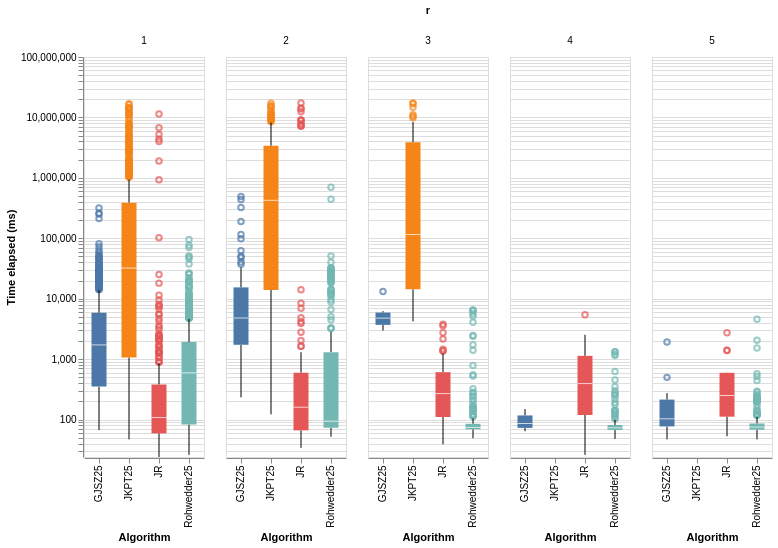
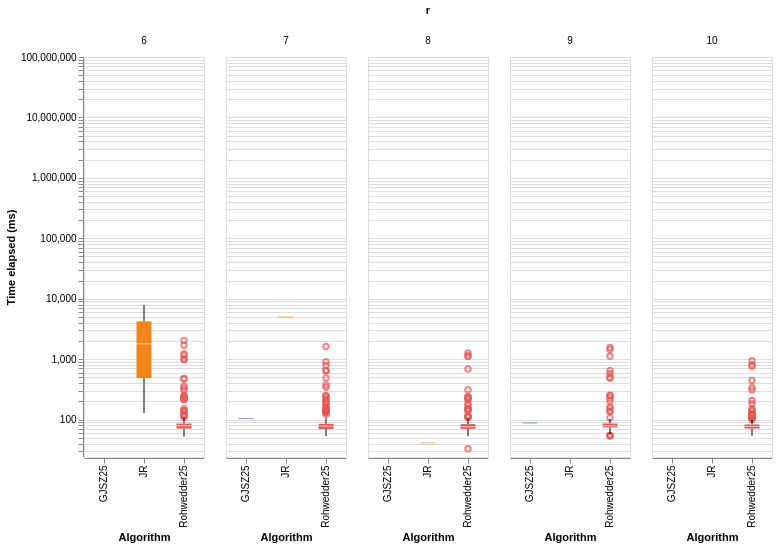

Source (notebook cell) for these figures, in order:
### Markdown cell above
#### All Algorithms compared without grouping (except r)

### Code cell
y_min = df_finished["elapsed"].min()
y_max = 100_000_000

for r_range, filename in [
    ([1, 2, 3, 4, 5], "runtime_by_r_1_5.pdf"),
    ([6, 7, 8, 9, 10], "runtime_by_r_6_10.pdf")
]:

    data = df_finished[df_finished["r"].isin(r_range)]

    chart = (
        alt.Chart(data)
        .mark_boxplot(size=15)
        .encode(
            x=alt.X(
                "algorithm:N",
                title="Algorithm"
            ),
            y=alt.Y(
                "elapsed:Q",
                title="Time elapsed (ms)",
                scale=alt.Scale(
                    type="log",
                    domain=[y_min, y_max]
                )
            ),
            color=alt.Color(
                "algorithm:N",
                legend=None
            ),
            column=alt.Column(
                "r:O",
                title="r"
            )
        )
        .properties(
            width=120,
            height=400
        )
    )

    chart.save(f"{filename}")
    display(chart)

### Figure 1 — Vega specification as saved in the notebook (floating-point values rounded to 4 significant figures; data arrays with more than 128 entries replaced by an {"elided": "..."} marker saying what was removed)
{"$schema": "https://vega.github.io/schema/vega/v6.json", "data": [{"name": "source_0", "values": {"elided": "3973 records"}}, {"name": "column_domain", "values": [{"r": 1, "count": 2395}, {"r": 2, "count": 749}, {"r": 3, "count": 343}, {"r": 4, "count": 233}, {"r": 5, "count": 253}]}, {"name": "data_1"}, {"name": "data_2"}, {"name": "data_3"}, {"name": "data_4"}, {"name": "data_5"}, {"name": "data_6"}, {"name": "data_7"}, {"name": "data_8"}, {"name": "data_2_x_domain_algorithm_0", "values": [{"algorithm": "Rohwedder25"}, {"algorithm": "GJSZ25"}, {"algorithm": "JR"}, {"algorithm": "JKPT25"}]}, {"name": "data_4_x_domain_algorithm_1", "values": [{"algorithm": "Rohwedder25"}, {"algorithm": "GJSZ25"}, {"algorithm": "JR"}, {"algorithm": "JKPT25"}]}, {"name": "data_5_x_domain_algorithm_2", "values": [{"algorithm": "Rohwedder25"}, {"algorithm": "GJSZ25"}, {"algorithm": "JR"}, {"algorithm": "JKPT25"}]}, {"name": "data_7_x_domain_algorithm_3", "values": [{"algorithm": "Rohwedder25"}, {"algorithm": "GJSZ25"}, {"algorithm": "JR"}, {"algorithm": "JKPT25"}]}, {"name": "data_8_x_domain_algorithm_4", "values": [{"algorithm": "Rohwedder25"}, {"algorithm": "GJSZ25"}, {"algorithm": "JR"}, {"algorithm": "JKPT25"}]}, {"name": "data_2_color_domain_algorithm_0", "values": [{"algorithm": "Rohwedder25"}, {"algorithm": "GJSZ25"}, {"algorithm": "JR"}, {"algorithm": "JKPT25"}]}, {"name": "data_7_color_domain_algorithm_1", "values": [{"algorithm": "Rohwedder25"}, {"algorithm": "GJSZ25"}, {"algorithm": "JR"}, {"algorithm": "JKPT25"}]}, {"name": "data_8_color_domain_algorithm_2", "values": [{"algorithm": "Rohwedder25"}, {"algorithm": "GJSZ25"}, {"algorithm": "JR"}, {"algorithm": "JKPT25"}]}], "signals": [{"name": "child_width", "value": 120}, {"name": "child_height", "value": 400}], "marks": [{"type": "group", "name": "column-title", "title": {"text": "r", "style": "guide-title", "offset": 10}, "role": "column-title"}, {"type": "group", "name": "row_header", "encode": {"update": {"height": {"signal": "child_height"}}}, "axes": [{"scale": "y", "zindex": 0, "grid": false, "title": "Time elapsed (ms)", "orient": "left", "labelOverlap": "greedy"}], "role": "row-header"}, {"type": "group", "name": "column_header", "from": {"data": "column_domain"}, "sort": {"field": "datum[\"r\"]", "order": "ascending"}, "encode": {"update": {"width": {"signal": "child_width"}}}, "title": {"text": {"signal": "isValid(parent[\"r\"]) ? parent[\"r\"] : \"\"+parent[\"r\"]"}, "style": "guide-label", "frame": "group", "offset": 10}, "role": "column-header"}, {"type": "group", "name": "column_footer", "from": {"data": "column_domain"}, "sort": {"field": "datum[\"r\"]", "order": "ascending"}, "encode": {"update": {"width": {"signal": "child_width"}}}, "axes": [{"scale": "x", "zindex": 0, "labelAngle": 270, "labelAlign": "right", "orient": "bottom", "title": "Algorithm", "grid": false, "labelBaseline": "middle"}], "role": "column-footer"}, {"type": "group", "name": "cell", "from": {"facet": {"data": "source_0", "name": "facet", "groupby": ["r"]}}, "sort": {"field": ["datum[\"r\"]"], "order": ["ascending"]}, "encode": {"update": {"width": {"signal": "child_width"}, "height": {"signal": "child_height"}}}, "data": [{"name": "data_0", "source": "facet", "transform": [{"type": "joinaggregate", "groupby": ["algorithm", "algorithm"], "fields": ["elapsed", "elapsed"], "ops": ["q1", "q3"], "as": ["lower_box_elapsed", "upper_box_elapsed"]}, {"type": "project", "fields": ["algorithm", "elapsed", "lower_box_elapsed", "upper_box_elapsed"]}]}, {"name": "data_1", "source": "data_0", "transform": [{"type": "filter", "expr": "(datum['elapsed'] < datum['lower_box_elapsed'] - 1.5 * (datum['upper_box_elapsed'] - datum['lower_box_elapsed'])) || (datum['elapsed'] > datum['upper_box_elapsed'] + 1.5 * (datum['upper_box_elapsed'] - datum['lower_box_elapsed']))"}, {"type": "filter", "expr": "isValid(datum[\"elapsed\"]) && isFinite(+datum[\"elapsed\"])"}, {"type": "project", "fields": ["algorithm", "elapsed"]}]}, {"name": "data_2", "source": "data_0", "transform": [{"type": "filter", "expr": "(datum['lower_box_elapsed'] - 1.5 * (datum['upper_box_elapsed'] - datum['lower_box_elapsed']) <= datum['elapsed']) && (datum['elapsed'] <= datum['upper_box_elapsed'] + 1.5 * (datum['upper_box_elapsed'] - datum['lower_box_elapsed']))"}, {"type": "aggregate", "groupby": ["algorithm"], "fields": ["elapsed", "elapsed", "lower_box_elapsed", "upper_box_elapsed"], "ops": ["min", "max", "min", "max"], "as": ["lower_whisker_elapsed", "upper_whisker_elapsed", "lower_box_elapsed", "upper_box_elapsed"]}, {"type": "project", "fields": ["algorithm", "lower_box_elapsed", "lower_whisker_elapsed", "upper_box_elapsed", "upper_whisker_elapsed"]}]}, {"name": "data_3", "source": "data_2", "transform": [{"type": "filter", "expr": "isValid(datum[\"lower_whisker_elapsed\"]) && isFinite(+datum[\"lower_whisker_elapsed\"])"}, {"type": "project", "fields": ["algorithm", "lower_box_elapsed", "lower_whisker_elapsed", "upper_whisker_elapsed"]}]}, {"name": "data_4", "source": "data_2", "transform": [{"type": "filter", "expr": "isValid(datum[\"upper_box_elapsed\"]) && isFinite(+datum[\"upper_box_elapsed\"])"}, {"type": "project", "fields": ["algorithm", "lower_whisker_elapsed", "upper_box_elapsed", "upper_whisker_elapsed"]}]}, {"name": "data_5", "source": "facet", "transform": [{"type": "aggregate", "groupby": ["algorithm"], "fields": ["elapsed", "elapsed", "elapsed", "elapsed", "elapsed"], "ops": ["q1", "q3", "median", "min", "max"], "as": ["lower_box_elapsed", "upper_box_elapsed", "mid_box_elapsed", "min_elapsed", "max_elapsed"]}, {"type": "project", "fields": ["algorithm", "lower_box_elapsed", "max_elapsed", "mid_box_elapsed", "min_elapsed", "upper_box_elapsed"]}]}, {"name": "data_6", "source": "data_5", "transform": [{"type": "filter", "expr": "isValid(datum[\"lower_box_elapsed\"]) && isFinite(+datum[\"lower_box_elapsed\"])"}, {"type": "project", "fields": ["algorithm", "lower_box_elapsed", "max_elapsed", "mid_box_elapsed", "min_elapsed", "upper_box_elapsed"]}]}, {"name": "data_7", "source": "data_5", "transform": [{"type": "filter", "expr": "isValid(datum[\"mid_box_elapsed\"]) && isFinite(+datum[\"mid_box_elapsed\"])"}, {"type": "project", "fields": ["algorithm", "lower_box_elapsed", "max_elapsed", "mid_box_elapsed", "min_elapsed", "upper_box_elapsed"]}]}], "marks": [{"type": "symbol", "name": "child_layer_0_layer_0_marks", "from": {"data": "data_1"}, "encode": {"update": {"opacity": {"value": 0.7}, "y": {"field": "elapsed", "scale": "y"}, "stroke": {"field": "algorithm", "scale": "color"}, "x": {"field": "algorithm", "scale": "x", "band": 0.5}, "fill": {"value": "transparent"}}}, "style": ["point", "boxplot-outliers"]}, {"type": "rule", "name": "child_layer_0_layer_1_layer_0_marks", "from": {"data": "data_3"}, "encode": {"update": {"y": {"field": "lower_whisker_elapsed", "scale": "y"}, "tooltip": {"signal": "{\"Upper Whisker of Time elapsed (ms)\": format(datum[\"upper_whisker_elapsed\"], \"\"), \"Lower Whisker of Time elapsed (ms)\": format(datum[\"lower_whisker_elapsed\"], \"\"), \"algorithm\": isValid(datum[\"algorithm\"]) ? datum[\"algorithm\"] : \"\"+datum[\"algorithm\"], \"Algorithm\": isValid(datum[\"algorithm\"]) ? datum[\"algorithm\"] : \"\"+datum[\"algorithm\"]}"}, "x": {"field": "algorithm", "scale": "x", "band": 0.5}, "stroke": {"value": "black"}, "y2": {"field": "lower_box_elapsed", "scale": "y"}}}, "style": ["rule", "boxplot-rule"], "aria": false}, {"type": "rule", "name": "child_layer_0_layer_1_layer_1_marks", "from": {"data": "data_4"}, "encode": {"update": {"x": {"field": "algorithm", "scale": "x", "band": 0.5}, "tooltip": {"signal": "{\"Upper Whisker of Time elapsed (ms)\": format(datum[\"upper_whisker_elapsed\"], \"\"), \"Lower Whisker of Time elapsed (ms)\": format(datum[\"lower_whisker_elapsed\"], \"\"), \"algorithm\": isValid(datum[\"algorithm\"]) ? datum[\"algorithm\"] : \"\"+datum[\"algorithm\"], \"Algorithm\": isValid(datum[\"algorithm\"]) ? datum[\"algorithm\"] : \"\"+datum[\"algorithm\"]}"}, "y2": {"field": "upper_whisker_elapsed", "scale": "y"}, "y": {"field": "upper_box_elapsed", "scale": "y"}, "stroke": {"value": "black"}}}, "aria": false, "style": ["rule", "boxplot-rule"]}, {"type": "rect", "name": "child_layer_1_layer_0_marks", "from": {"data": "data_6"}, "encode": {"update": {"tooltip": {"signal": "{\"Max of Time elapsed (ms)\": format(datum[\"max_elapsed\"], \"\"), \"Q3 of Time elapsed (ms)\": format(datum[\"upper_box_elapsed\"], \"\"), \"Median of Time elapsed (ms)\": format(datum[\"mid_box_elapsed\"], \"\"), \"Q1 of Time elapsed (ms)\": format(datum[\"lower_box_elapsed\"], \"\"), \"Min of Time elapsed (ms)\": format(datum[\"min_elapsed\"], \"\"), \"algorithm\": isValid(datum[\"algorithm\"]) ? datum[\"algorithm\"] : \"\"+datum[\"algorithm\"], \"Algorithm\": isValid(datum[\"algorithm\"]) ? datum[\"algorithm\"] : \"\"+datum[\"algorithm\"]}"}, "y": {"field": "lower_box_elapsed", "scale": "y"}, "y2": {"field": "upper_box_elapsed", "scale": "y"}, "fill": {"field": "algorithm", "scale": "color"}, "width": {"value": 15}, "xc": {"field": "algorithm", "scale": "x", "band": 0.5}}}, "style": ["bar", "boxplot-box"]}, {"type": "rect", "name": "child_layer_1_layer_1_marks", "from": {"data": "data_7"}, "encode": {"update": {"fill": [{"field": "algorithm", "scale": "color", "test": "datum['lower_box_elapsed'] >= datum['upper_box_elapsed']"}, {"value": "white"}], "xc": {"field": "algorithm", "scale": "x", "band": 0.5}, "opacity": {"value": 0.7}, "tooltip": {"signal": "{\"Max of Time elapsed (ms)\": format(datum[\"max_elapsed\"], \"\"), \"Q3 of Time elapsed (ms)\": format(datum[\"upper_box_elapsed\"], \"\"), \"Median of Time elapsed (ms)\": format(datum[\"mid_box_elapsed\"], \"\"), \"Q1 of Time elapsed (ms)\": format(datum[\"lower_box_elapsed\"], \"\"), \"Min of Time elapsed (ms)\": format(datum[\"min_elapsed\"], \"\"), \"algorithm\": isValid(datum[\"algorithm\"]) ? datum[\"algorithm\"] : \"\"+datum[\"algorithm\"], \"Algorithm\": isValid(datum[\"algorithm\"]) ? datum[\"algorithm\"] : \"\"+datum[\"algorithm\"]}"}, "yc": {"field": "mid_box_elapsed", "scale": "y"}, "width": {"value": 15}, "height": {"value": 1}}}, "aria": false, "style": ["tick", "boxplot-median"]}], "axes": [{"scale": "y", "labels": false, "maxExtent": 0, "domain": false, "gridScale": "x", "grid": true, "zindex": 0, "orient": "left", "minExtent": 0, "aria": false, "ticks": false}], "style": "cell"}], "scales": [{"name": "x", "type": "band", "domain": {"fields": [{"data": "data_2_x_domain_algorithm_0", "field": "algorithm"}, {"data": "data_4_x_domain_algorithm_1", "field": "algorithm"}, {"data": "data_5_x_domain_algorithm_2", "field": "algorithm"}, {"data": "data_7_x_domain_algorithm_3", "field": "algorithm"}, {"data": "data_8_x_domain_algorithm_4", "field": "algorithm"}], "sort": true}, "range": [0, {"signal": "child_width"}], "paddingInner": 0, "paddingOuter": 0}, {"name": "y", "type": "log", "domain": [24, 100000000], "range": [{"signal": "child_height"}, 0]}, {"name": "color", "type": "ordinal", "domain": {"fields": [{"data": "data_2_color_domain_algorithm_0", "field": "algorithm"}, {"data": "data_7_color_domain_algorithm_1", "field": "algorithm"}, {"data": "data_8_color_domain_algorithm_2", "field": "algorithm"}], "sort": true}, "range": "category"}], "padding": 5, "layout": {"padding": 20, "offset": {"columnTitle": 10}, "columns": {"signal": "length(data('column_domain'))"}, "bounds": "full", "align": "all"}, "background": "white"}

### Figure 2 — Vega specification as saved in the notebook (floating-point values rounded to 4 significant figures; data arrays with more than 128 entries replaced by an {"elided": "..."} marker saying what was removed)
{"$schema": "https://vega.github.io/schema/vega/v6.json", "data": [{"name": "source_0", "values": {"elided": "1115 records"}}, {"name": "column_domain", "values": [{"r": 10, "count": 221}, {"r": 6, "count": 227}, {"r": 7, "count": 223}, {"r": 8, "count": 222}, {"r": 9, "count": 222}]}, {"name": "data_1"}, {"name": "data_2"}, {"name": "data_3"}, {"name": "data_4"}, {"name": "data_5"}, {"name": "data_6"}, {"name": "data_7"}, {"name": "data_8"}, {"name": "data_2_x_domain_algorithm_0", "values": [{"algorithm": "Rohwedder25"}]}, {"name": "data_4_x_domain_algorithm_1", "values": [{"algorithm": "Rohwedder25"}, {"algorithm": "JR"}, {"algorithm": "GJSZ25"}]}, {"name": "data_5_x_domain_algorithm_2", "values": [{"algorithm": "Rohwedder25"}, {"algorithm": "JR"}, {"algorithm": "GJSZ25"}]}, {"name": "data_7_x_domain_algorithm_3", "values": [{"algorithm": "Rohwedder25"}, {"algorithm": "JR"}, {"algorithm": "GJSZ25"}]}, {"name": "data_8_x_domain_algorithm_4", "values": [{"algorithm": "Rohwedder25"}, {"algorithm": "JR"}, {"algorithm": "GJSZ25"}]}, {"name": "data_2_color_domain_algorithm_0", "values": [{"algorithm": "Rohwedder25"}]}, {"name": "data_7_color_domain_algorithm_1", "values": [{"algorithm": "Rohwedder25"}, {"algorithm": "JR"}, {"algorithm": "GJSZ25"}]}, {"name": "data_8_color_domain_algorithm_2", "values": [{"algorithm": "Rohwedder25"}, {"algorithm": "JR"}, {"algorithm": "GJSZ25"}]}], "signals": [{"name": "child_width", "value": 120}, {"name": "child_height", "value": 400}], "marks": [{"type": "group", "name": "column-title", "title": {"text": "r", "style": "guide-title", "offset": 10}, "role": "column-title"}, {"type": "group", "name": "row_header", "encode": {"update": {"height": {"signal": "child_height"}}}, "axes": [{"scale": "y", "grid": false, "title": "Time elapsed (ms)", "labelOverlap": "greedy", "orient": "left", "zindex": 0}], "role": "row-header"}, {"type": "group", "name": "column_header", "from": {"data": "column_domain"}, "sort": {"field": "datum[\"r\"]", "order": "ascending"}, "encode": {"update": {"width": {"signal": "child_width"}}}, "title": {"text": {"signal": "isValid(parent[\"r\"]) ? parent[\"r\"] : \"\"+parent[\"r\"]"}, "style": "guide-label", "frame": "group", "offset": 10}, "role": "column-header"}, {"type": "group", "name": "column_footer", "from": {"data": "column_domain"}, "sort": {"field": "datum[\"r\"]", "order": "ascending"}, "encode": {"update": {"width": {"signal": "child_width"}}}, "axes": [{"scale": "x", "labelAngle": 270, "orient": "bottom", "grid": false, "labelBaseline": "middle", "zindex": 0, "labelAlign": "right", "title": "Algorithm"}], "role": "column-footer"}, {"type": "group", "name": "cell", "from": {"facet": {"data": "source_0", "name": "facet", "groupby": ["r"]}}, "sort": {"field": ["datum[\"r\"]"], "order": ["ascending"]}, "encode": {"update": {"width": {"signal": "child_width"}, "height": {"signal": "child_height"}}}, "data": [{"name": "data_0", "source": "facet", "transform": [{"type": "joinaggregate", "groupby": ["algorithm", "algorithm"], "fields": ["elapsed", "elapsed"], "ops": ["q1", "q3"], "as": ["lower_box_elapsed", "upper_box_elapsed"]}, {"type": "project", "fields": ["algorithm", "elapsed", "lower_box_elapsed", "upper_box_elapsed"]}]}, {"name": "data_1", "source": "data_0", "transform": [{"type": "filter", "expr": "(datum['elapsed'] < datum['lower_box_elapsed'] - 1.5 * (datum['upper_box_elapsed'] - datum['lower_box_elapsed'])) || (datum['elapsed'] > datum['upper_box_elapsed'] + 1.5 * (datum['upper_box_elapsed'] - datum['lower_box_elapsed']))"}, {"type": "filter", "expr": "isValid(datum[\"elapsed\"]) && isFinite(+datum[\"elapsed\"])"}, {"type": "project", "fields": ["algorithm", "elapsed"]}]}, {"name": "data_2", "source": "data_0", "transform": [{"type": "filter", "expr": "(datum['lower_box_elapsed'] - 1.5 * (datum['upper_box_elapsed'] - datum['lower_box_elapsed']) <= datum['elapsed']) && (datum['elapsed'] <= datum['upper_box_elapsed'] + 1.5 * (datum['upper_box_elapsed'] - datum['lower_box_elapsed']))"}, {"type": "aggregate", "groupby": ["algorithm"], "fields": ["elapsed", "elapsed", "lower_box_elapsed", "upper_box_elapsed"], "ops": ["min", "max", "min", "max"], "as": ["lower_whisker_elapsed", "upper_whisker_elapsed", "lower_box_elapsed", "upper_box_elapsed"]}, {"type": "project", "fields": ["algorithm", "lower_box_elapsed", "lower_whisker_elapsed", "upper_box_elapsed", "upper_whisker_elapsed"]}]}, {"name": "data_3", "source": "data_2", "transform": [{"type": "filter", "expr": "isValid(datum[\"lower_whisker_elapsed\"]) && isFinite(+datum[\"lower_whisker_elapsed\"])"}, {"type": "project", "fields": ["algorithm", "lower_box_elapsed", "lower_whisker_elapsed", "upper_whisker_elapsed"]}]}, {"name": "data_4", "source": "data_2", "transform": [{"type": "filter", "expr": "isValid(datum[\"upper_box_elapsed\"]) && isFinite(+datum[\"upper_box_elapsed\"])"}, {"type": "project", "fields": ["algorithm", "lower_whisker_elapsed", "upper_box_elapsed", "upper_whisker_elapsed"]}]}, {"name": "data_5", "source": "facet", "transform": [{"type": "aggregate", "groupby": ["algorithm"], "fields": ["elapsed", "elapsed", "elapsed", "elapsed", "elapsed"], "ops": ["q1", "q3", "median", "min", "max"], "as": ["lower_box_elapsed", "upper_box_elapsed", "mid_box_elapsed", "min_elapsed", "max_elapsed"]}, {"type": "project", "fields": ["algorithm", "lower_box_elapsed", "max_elapsed", "mid_box_elapsed", "min_elapsed", "upper_box_elapsed"]}]}, {"name": "data_6", "source": "data_5", "transform": [{"type": "filter", "expr": "isValid(datum[\"lower_box_elapsed\"]) && isFinite(+datum[\"lower_box_elapsed\"])"}, {"type": "project", "fields": ["algorithm", "lower_box_elapsed", "max_elapsed", "mid_box_elapsed", "min_elapsed", "upper_box_elapsed"]}]}, {"name": "data_7", "source": "data_5", "transform": [{"type": "filter", "expr": "isValid(datum[\"mid_box_elapsed\"]) && isFinite(+datum[\"mid_box_elapsed\"])"}, {"type": "project", "fields": ["algorithm", "lower_box_elapsed", "max_elapsed", "mid_box_elapsed", "min_elapsed", "upper_box_elapsed"]}]}], "marks": [{"type": "symbol", "name": "child_layer_0_layer_0_marks", "from": {"data": "data_1"}, "encode": {"update": {"stroke": {"field": "algorithm", "scale": "color"}, "x": {"field": "algorithm", "scale": "x", "band": 0.5}, "y": {"field": "elapsed", "scale": "y"}, "opacity": {"value": 0.7}, "fill": {"value": "transparent"}}}, "style": ["point", "boxplot-outliers"]}, {"type": "rule", "name": "child_layer_0_layer_1_layer_0_marks", "from": {"data": "data_3"}, "encode": {"update": {"stroke": {"value": "black"}, "x": {"field": "algorithm", "scale": "x", "band": 0.5}, "y2": {"field": "lower_box_elapsed", "scale": "y"}, "tooltip": {"signal": "{\"Upper Whisker of Time elapsed (ms)\": format(datum[\"upper_whisker_elapsed\"], \"\"), \"Lower Whisker of Time elapsed (ms)\": format(datum[\"lower_whisker_elapsed\"], \"\"), \"algorithm\": isValid(datum[\"algorithm\"]) ? datum[\"algorithm\"] : \"\"+datum[\"algorithm\"], \"Algorithm\": isValid(datum[\"algorithm\"]) ? datum[\"algorithm\"] : \"\"+datum[\"algorithm\"]}"}, "y": {"field": "lower_whisker_elapsed", "scale": "y"}}}, "style": ["rule", "boxplot-rule"], "aria": false}, {"type": "rule", "name": "child_layer_0_layer_1_layer_1_marks", "from": {"data": "data_4"}, "encode": {"update": {"y": {"field": "upper_box_elapsed", "scale": "y"}, "y2": {"field": "upper_whisker_elapsed", "scale": "y"}, "stroke": {"value": "black"}, "tooltip": {"signal": "{\"Upper Whisker of Time elapsed (ms)\": format(datum[\"upper_whisker_elapsed\"], \"\"), \"Lower Whisker of Time elapsed (ms)\": format(datum[\"lower_whisker_elapsed\"], \"\"), \"algorithm\": isValid(datum[\"algorithm\"]) ? datum[\"algorithm\"] : \"\"+datum[\"algorithm\"], \"Algorithm\": isValid(datum[\"algorithm\"]) ? datum[\"algorithm\"] : \"\"+datum[\"algorithm\"]}"}, "x": {"field": "algorithm", "scale": "x", "band": 0.5}}}, "style": ["rule", "boxplot-rule"], "aria": false}, {"type": "rect", "name": "child_layer_1_layer_0_marks", "from": {"data": "data_6"}, "encode": {"update": {"y2": {"field": "upper_box_elapsed", "scale": "y"}, "y": {"field": "lower_box_elapsed", "scale": "y"}, "fill": {"field": "algorithm", "scale": "color"}, "width": {"value": 15}, "tooltip": {"signal": "{\"Max of Time elapsed (ms)\": format(datum[\"max_elapsed\"], \"\"), \"Q3 of Time elapsed (ms)\": format(datum[\"upper_box_elapsed\"], \"\"), \"Median of Time elapsed (ms)\": format(datum[\"mid_box_elapsed\"], \"\"), \"Q1 of Time elapsed (ms)\": format(datum[\"lower_box_elapsed\"], \"\"), \"Min of Time elapsed (ms)\": format(datum[\"min_elapsed\"], \"\"), \"algorithm\": isValid(datum[\"algorithm\"]) ? datum[\"algorithm\"] : \"\"+datum[\"algorithm\"], \"Algorithm\": isValid(datum[\"algorithm\"]) ? datum[\"algorithm\"] : \"\"+datum[\"algorithm\"]}"}, "xc": {"field": "algorithm", "scale": "x", "band": 0.5}}}, "style": ["bar", "boxplot-box"]}, {"type": "rect", "name": "child_layer_1_layer_1_marks", "from": {"data": "data_7"}, "encode": {"update": {"tooltip": {"signal": "{\"Max of Time elapsed (ms)\": format(datum[\"max_elapsed\"], \"\"), \"Q3 of Time elapsed (ms)\": format(datum[\"upper_box_elapsed\"], \"\"), \"Median of Time elapsed (ms)\": format(datum[\"mid_box_elapsed\"], \"\"), \"Q1 of Time elapsed (ms)\": format(datum[\"lower_box_elapsed\"], \"\"), \"Min of Time elapsed (ms)\": format(datum[\"min_elapsed\"], \"\"), \"algorithm\": isValid(datum[\"algorithm\"]) ? datum[\"algorithm\"] : \"\"+datum[\"algorithm\"], \"Algorithm\": isValid(datum[\"algorithm\"]) ? datum[\"algorithm\"] : \"\"+datum[\"algorithm\"]}"}, "xc": {"field": "algorithm", "scale": "x", "band": 0.5}, "opacity": {"value": 0.7}, "width": {"value": 15}, "yc": {"field": "mid_box_elapsed", "scale": "y"}, "height": {"value": 1}, "fill": [{"field": "algorithm", "scale": "color", "test": "datum['lower_box_elapsed'] >= datum['upper_box_elapsed']"}, {"value": "white"}]}}, "aria": false, "style": ["tick", "boxplot-median"]}], "axes": [{"scale": "y", "aria": false, "grid": true, "orient": "left", "gridScale": "x", "domain": false, "minExtent": 0, "zindex": 0, "maxExtent": 0, "ticks": false, "labels": false}], "style": "cell"}], "scales": [{"name": "x", "type": "band", "domain": {"fields": [{"data": "data_2_x_domain_algorithm_0", "field": "algorithm"}, {"data": "data_4_x_domain_algorithm_1", "field": "algorithm"}, {"data": "data_5_x_domain_algorithm_2", "field": "algorithm"}, {"data": "data_7_x_domain_algorithm_3", "field": "algorithm"}, {"data": "data_8_x_domain_algorithm_4", "field": "algorithm"}], "sort": true}, "range": [0, {"signal": "child_width"}], "paddingInner": 0, "paddingOuter": 0}, {"name": "y", "type": "log", "domain": [24, 100000000], "range": [{"signal": "child_height"}, 0]}, {"name": "color", "type": "ordinal", "domain": {"fields": [{"data": "data_2_color_domain_algorithm_0", "field": "algorithm"}, {"data": "data_7_color_domain_algorithm_1", "field": "algorithm"}, {"data": "data_8_color_domain_algorithm_2", "field": "algorithm"}], "sort": true}, "range": "category"}], "background": "white", "layout": {"padding": 20, "offset": {"columnTitle": 10}, "columns": {"signal": "length(data('column_domain'))"}, "bounds": "full", "align": "all"}, "padding": 5}
